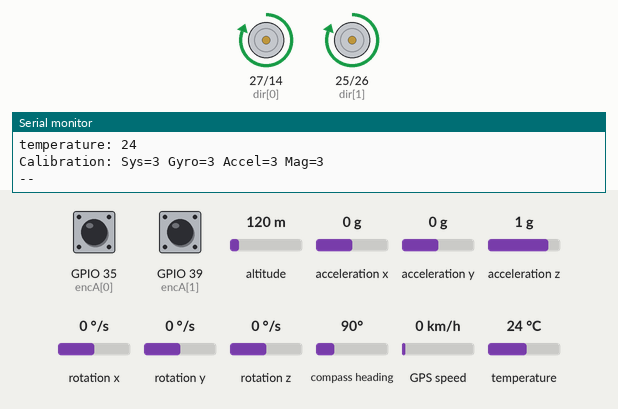
Simulated run of this sketch. Board: ESP32. Parts: direction and speed pins drawn as motors (green arrow = direction pin HIGH = forward, orange = LOW = backward, longer = more drive), the last lines printed to the serial monitor. The test bench sets the inputs (shaded band); at power-on: compass heading 90°, GPIO 35 (encA[0]) HIGH, GPIO 39 (encA[1]) HIGH, altitude 120 m, acceleration x 0 g, acceleration y 0 g, acceleration z 1 g, rotation x 0 °/s, rotation y 0 °/s, rotation z 0 °/s, GPS speed 0 km/h, temperature 24 °C. The GPS gets a fix after 3 s at 37.7749, -122.4194 with 8 satellites.

Above: at 1.2 s.
1.3 s: compass heading set to 161°
4.5 s: compass heading set to 170°
6.0 s: compass heading set to 269°
At 6.17 s:
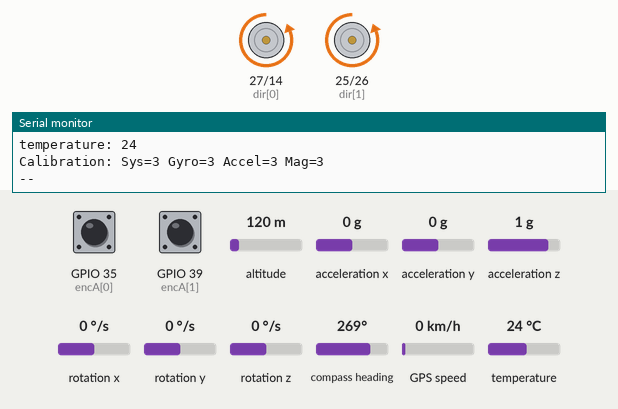
7.7 s: compass heading set to 7°
Timing chart, 0 to 10.3 s (numbered marks = the images above; inputs shaded):
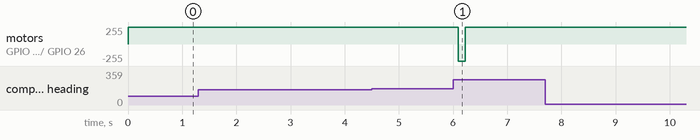

Measured:
- after the input at 6.0 s, motor on GPIO 27 (dir[0]) / GPIO 14 (pwm[0]), motor on GPIO 25 (dir[1]) / GPIO 26 (pwm[1]): forward 255/255 → backward 255/255 after 0.09 s, → forward 255/255 0.13 s later

The sketch:

GPSRUN_PID2.ino
```cpp
#include <Wire.h>
#include <Adafruit_Sensor.h>
#include <Adafruit_BNO055.h>
#include <utility/imumaths.h>
#include <TinyGPS++.h>
#include <math.h>

// PWM出力端子設定
#define pwm1 14
#define dir1 27
#define pwm2 26
#define dir2 25

// PWM出力設定（周波数と分解能はチャンネルのペアでは同じに設定する）
#define CH1 1        // PWM出力チャンネル（0,1/ 2,3/ 4,5/ 6,7/ 8,9/ 10,11 /12,13 /14,15でペア）
#define FREQ 20000   // PWM出力周波数（最大周波数 : 20kHz / 2の「bit数」乗）
#define BIT_NUM 12  // bit数（1bit〜16bit）

//MD2個使うからチャンネルも二個必要かな？1こ出善さげな感じする
#define CH2 0        // PWM出力チャンネル（0,1/ 2,3/ 4,5/ 6,7/ 8,9/ 10,11 /12,13 /14,15でペア）
#define FREQ 20000   // PWM出力周波数（最大周波数 : 20kHz / 2の「bit数」乗）
#define BIT_NUM 12  // bit数（1bit〜16bit）

#define THRESHOLD 15 //閾値の設定

//-----------------------------PID------------


// Check I2C device address and correct line below (by default address is 0x29 or 0x28)
//                                   id, address
Adafruit_BNO055 bno = Adafruit_BNO055(55, 0x28, &Wire);


// Low Pass Filter Class
template <int order> // order is 1 or 2
class LowPass
{
  private:
    float a[order];
    float b[order + 1];
    float omega0;
    float dt;
    bool adapt;
    float tn1 = 0;
    float x[order + 1]; // Raw values
    float y[order + 1]; // Filtered values

  public:
    LowPass(float f0, float fs, bool adaptive) {
      // f0: cutoff frequency (Hz)
      // fs: sample frequency (Hz)
      // adaptive: boolean flag, if set to 1, the code will automatically set
      // the sample frequency based on the time history.

      omega0 = 6.28318530718 * f0;
      dt = 1.0 / fs;
      adapt = adaptive;
      tn1 = -dt;
      for (int k = 0; k < order + 1; k++) {
        x[k] = 0;
        y[k] = 0;
      }
      setCoef();
    }

    void setCoef() {
      if (adapt) {
        float t = micros() / 1.0e6;
        dt = t - tn1;
        tn1 = t;
      }

      float alpha = omega0 * dt;
      if (order == 1) {
        a[0] = -(alpha - 2.0) / (alpha + 2.0);
        b[0] = alpha / (alpha + 2.0);
        b[1] = alpha / (alpha + 2.0);
      }
      if (order == 2) {
        float alphaSq = alpha * alpha;
        float beta[] = {1, sqrt(2), 1};
        float D = alphaSq * beta[0] + 2 * alpha * beta[1] + 4 * beta[2];
        b[0] = alphaSq / D;
        b[1] = 2 * b[0];
        b[2] = b[0];
        a[0] = -(2 * alphaSq * beta[0] - 8 * beta[2]) / D;
        a[1] = -(beta[0] * alphaSq - 2 * beta[1] * alpha + 4 * beta[2]) / D;
      }
    }

    float filt(float xn) {
      // Provide me with the current raw value: x
      // I will give you the current filtered value: y
      if (adapt) {
        setCoef(); // Update coefficients if necessary
      }
      y[0] = 0;
      x[0] = xn;
      // Compute the filtered values
      for (int k = 0; k < order; k++) {
        y[0] += a[k] * y[k + 1] + b[k] * x[k];
      }
      y[0] += b[order] * x[order];

      // Save the historical values
      for (int k = order; k > 0; k--) {
        y[k] = y[k - 1];
        x[k] = x[k - 1];
      }

      // Return the filtered value
      return y[0];
    }
};

// Filter instance
LowPass<2> lp0(3, 1e3, true);
LowPass<2> lp1(3, 1e3, true);

// ループ時間が長くなるほど測定ノイズが多くなるため、滑らかな出力のために遮断周波数を下げる必要がある　＋　PIDをチューニング
//LowPass<2> lp0(0.6, 1e3, true);
//LowPass<2> lp1(0.6, 1e3, true);

// Motor settings
#define FREQ 20000
#define BIT_NUM 12
#define PPR 244.8
#define PID_COUNT 3
#define MOTOR_COUNT 2
#define MAX_ROT_SPEED 100

// Encoder and motor settings
const int encA[MOTOR_COUNT] = {35, 39};
const int encB[MOTOR_COUNT] = {34, 36};
const int pwm[MOTOR_COUNT] = {14, 26};
const int dir[MOTOR_COUNT] = {27, 25};

// Encoder and motor global variables
long currT, prevT = 0;
int pos[PID_COUNT];
float deltaT, power, target[PID_COUNT], rpm[MOTOR_COUNT], measurement[PID_COUNT],  e[PID_COUNT],
      eprev[PID_COUNT], dedt[PID_COUNT], eintegral[PID_COUNT], u[PID_COUNT];
int prevPos[MOTOR_COUNT] = {0, 0};
volatile int pos_i[MOTOR_COUNT] = {0, 0};
float kp[PID_COUNT] = {40, 40, 1};
float ki[PID_COUNT] = {30, 30, 1};
float kd[PID_COUNT] = {1.5, 1.5, 0};

// Interrupt service routine (ISR)
template <int i>
void readEncoder() {
  // Read encoder B when ENCA rises
  bool b = digitalRead(encB[i]);
  if (b > 0) {
    // If B is high, increment backward
    pos_i[i]--;
  }
  else {
    // Otherwise, increment forward
    pos_i[i]++;
  }
}

// PID Controller
// i= 0, 1:
// Motors
// i = 2:
// Heading
float PIDController(int i, int maxVal, int minVal) {
  e[i] = target[i] - measurement[i];
  dedt[i] = (e[i] - eprev[i]) / deltaT;

  if (i == 2 && e[i] < - 180) {
    e[i] += 360;
  } else if (i == 2 && e[i] > 360) {
    e[i] -= 360;
  }

  eprev[i] = e[i];
  eintegral[i] = eintegral[i] + e[i] * deltaT;

  // Integrator anti-windup
  if (ki[i] * eintegral[i] > maxVal) {
    eintegral[i] = maxVal / ki[i];
  } else if (ki[i] * eintegral[i] < -minVal) {
    eintegral[i] = -minVal / ki[i];
  }

  // Compute the input value of actuator
  u[i] = kp[i] * e[i] + ki[i] * eintegral[i] + kd[i] * dedt[i];

  // Specific conditions
  if (i == 0 || i == 1) {
    if (abs(u[i]) <= 2048) {
      u[i] += 2048;
    } else if (u[i] > 2048) {
      u[i] = 4096;
    } else {
      u[i] = 0;
    }
  } else if (i == 2) {
    if (u[i] > maxVal) {
      u[i] = maxVal;
    } else if  (u[i] < minVal) {
      u[i] = minVal;
    }
  }
  return u[i];
}


//-----------------------------gps run--------------------
TinyGPSPlus gps;

double atan(double x);
//double atan2(double y, double x);

float gps_lat; //現在地の緯度
float gps_longt; //現在地の経度

int RX_PIN = 19;
int TX_PIN = 18;
int counter = 0;

/////////////////////////////////////////////

float equator = 6378.137;
float LatA = 35.7408;
float LongA = 139.7429;      //コーンの緯度・経度入力

//float Angle() {
//return (90 - (atan2(sin((LongA) - (gps_longt)), (cos(gps_lat) * tan(LatA) - sin(gps_lat) * cos((LongA) - (gps_longt))))));
//}

float Distance() {
  return (TinyGPSPlus::distanceBetween(gps_lat, gps_longt, LatA, LongA ) / 1000.0);
}


/////////////////////////////////////////////


/* Set the delay between fresh samples */
uint16_t BNO055_SAMPLERATE_DELAY_MS = 100;


void setup() {

  //--------------------------pid-----------------------


  Serial.begin(115200);

  while (!Serial) delay(10);  // wait for serial port to open!

  Serial.println("Orientation Sensor Test"); Serial.println("");

  /* Initialise the sensor */
  if (!bno.begin())
  {
    /* There was a problem detecting the BNO055 ... check your connections */
    Serial.print("Ooops, no BNO055 detected ... Check your wiring or I2C ADDR!");
    while (1);
  }

  //bno.setExtCrystalUse(true);

  // Set up the encoder and motor pins
  for (int i = 0; i < MOTOR_COUNT; i++) {
    pinMode(encA[i], INPUT);
    pinMode(encB[i], INPUT);
    pinMode(pwm[i], OUTPUT);
    digitalWrite(pwm[i], HIGH);
    pinMode(dir[i], OUTPUT);
    ledcSetup(i, FREQ, BIT_NUM);
    ledcAttachPin(dir[i], i);
    Serial.println("1");
  }

  // Attach the interrupt pins to encoders
  attachInterrupt(digitalPinToInterrupt(encA[0]), readEncoder<0>, RISING);
  attachInterrupt(digitalPinToInterrupt(encA[1]), readEncoder<1>, RISING);
  Serial.println("2");


  //------------------------gpsrun-----------------
  // PWM出力に使用する端子を出力設定
  //pinMode(pwm1, OUTPUT);
  //pinMode(dir1, OUTPUT);
  //pinMode(pwm2, OUTPUT);
  //pinMode(dir2, OUTPUT);

  // PWM初期設定
  //ledcSetup(CH1, FREQ, BIT_NUM);   // PWM設定（ﾁｬﾝﾈﾙ, 周波数, bit数）
  //ledcSetup(CH2, FREQ, BIT_NUM);   // PWM設定（ﾁｬﾝﾈﾙ, 周波数, bit数）
  //ledcAttachPin(dir1, CH1);
  //ledcAttachPin(dir2, CH2);

  //digitalWrite(pwm1, HIGH);
  //digitalWrite(pwm2, HIGH);

  //Serial.begin(115200);
  //Serial1.begin(9600, SERIAL_8N1, RX_PIN, TX_PIN);


  //while (!Serial) delay(10);  // wait for serial port to open!

  //Serial.println("Orientation Sensor Test"); Serial.println("");

  /* Initialise the sensor */
  //if (!bno.begin())
  //{
    /* There was a problem detecting the BNO055 ... check your connections */
    //Serial.print("Ooops, no BNO055 detected ... Check your wiring or I2C ADDR!");
    //while (1);
  //}


}

////////////////////////////////////////////


void loop() {
  //-----pid-----------------------------------------------------

  // Compute the time difference
  currT = micros();
  deltaT = ((float) (currT - prevT)) / 1.0e6;
  prevT = currT;
  Serial.println("3");

  // 地磁気センサーから読み取れる東からロボット正面方向の角度をphiとする。東から目標方向の角度をthetaとする。
  // 目標方向を0度基準にして左回りに180度、右回りに-180度）
  imu::Vector<3> magnet = bno.getVector(Adafruit_BNO055::VECTOR_MAGNETOMETER);


  //float heading = atan2(y, x) * 180.0 / M_PI;
  int phi = atan2(magnet.y(), magnet.x()) * 180.0 / M_PI;
  //int phi = atan2(y, x) * 180.0 / M_PI;
  int theta = 90 - (atan2(sin((LongA) - (gps_longt)), (cos(gps_lat) * tan(LatA) - sin(gps_lat) * cos((LongA) - (gps_longt)))));
  Serial.println("5");

  // float heading(){
  // return (atan2(y,x) * 180.0 / M_PI);
  // atan2(mag.y(), mag.x()) * 180.0 / M_PI;

  //float i = ((heading - Angle())+ M_PI/4);


  if (phi - theta > 180) { // 目標方向を0度基準にしてロボット正面方向から目標方向の偏差角度を算出する
    measurement[2] = phi - theta - 360;
  } else if(phi - theta < -180){
    measurement[2] = phi - theta + 360;
  }else{
    measurement[2] = phi - theta;
  }

  target[2] = 0; // 目標方向を0度基準にする
  Serial.println("6");

  // Set the target RPM values
  // Target値の設定について：Target値の変化が急だと、応答が振動する可能性があるため、一次ローパスフィルター（一次遅れ系）を入れた方がいい
  target[0] = PIDController(2, MAX_ROT_SPEED, -MAX_ROT_SPEED);
  target[1] = PIDController(2, MAX_ROT_SPEED, -MAX_ROT_SPEED);

  // Initialize the position variable
  for (int i = 0; i < MOTOR_COUNT; i++) {
    pos[i] = 0;
    Serial.println("7");
  }

  // Read the encoders
  noInterrupts(); // Disable interrupts temporarily while reading to avoid misreading
  for (int i = 0; i < MOTOR_COUNT; i++) {
    pos[i] = pos_i[i];
    Serial.println("8");
  }
  interrupts();
  Serial.println("9");

  // Control the motors
  for (int i = 0; i < MOTOR_COUNT; i++) {
    rpm[i] = ((pos[i] - prevPos[i]) / deltaT) / PPR * 60.0;
    prevPos[i] = pos[i];
    Serial.println("10");
    if (i == 0) { // Filter the RPM using a 2nd order low pass filter
      measurement[i] = lp0.filt(rpm[i]);
    } else {
      measurement[i] = lp1.filt(rpm[i]);
    }
    power = PIDController(i, 2048, -2048); // Evaluate the control signal and control the motors
    ledcWrite(i, power); // Input signal to motor plant
  }

  // Print the motors' filtered RPM
  Serial.print("Variable_3:");
  Serial.println(measurement[2]);

  //--------------------------------GPSRUN-------------------------
  while (Serial1.available() > 0) {
    char c = Serial1.read();
    gps.encode(c);

    if (gps.location.isUpdated()) {
      gps_lat = gps.location.lat();
      gps_longt = gps.location.lng();
      //Serial.print(millis());
      //GPSの値取得
      Serial.print("LAT:  "); Serial.println(gps_lat, 9);
      Serial.print("LONG: "); Serial.println(gps_longt, 9);

    }
  }

  //Serial.print("Direction = ");                               //目的地Aの方角(°）
  //Serial.print(Angle());
  Serial.print("deg:Distance = ");                             //目的地A迄の距離(m)
  Serial.print(Distance());
  Serial.println("m");

  //could add VECTOR_ACCELEROMETER, VECTOR_MAGNETOMETER,VECTOR_GRAVITY...
  //9軸値取得
  sensors_event_t orientationData , angVelocityData , linearAccelData, magnetometerData, accelerometerData, gravityData;
  bno.getEvent(&orientationData, Adafruit_BNO055::VECTOR_EULER);
  bno.getEvent(&angVelocityData, Adafruit_BNO055::VECTOR_GYROSCOPE);
  bno.getEvent(&linearAccelData, Adafruit_BNO055::VECTOR_LINEARACCEL);
  bno.getEvent(&magnetometerData, Adafruit_BNO055::VECTOR_MAGNETOMETER);
  bno.getEvent(&accelerometerData, Adafruit_BNO055::VECTOR_ACCELEROMETER);
  bno.getEvent(&gravityData, Adafruit_BNO055::VECTOR_GRAVITY);

  /*
    printEvent(&orientationData);
    printEvent(&angVelocityData);
    printEvent(&linearAccelData);
    printEvent(&magnetometerData);
    printEvent(&accelerometerData);
    printEvent(&gravityData);
  */
  int8_t boardTemp = bno.getTemp();
  Serial.println();
  Serial.print(F("temperature: "));
  Serial.println(boardTemp);

  uint8_t system, gyro, accel, mag = 0;
  bno.getCalibration(&system, &gyro, &accel, &mag);
  Serial.println();
  Serial.print("Calibration: Sys=");
  Serial.print(system);
  Serial.print(" Gyro=");
  Serial.print(gyro);
  Serial.print(" Accel=");
  Serial.print(accel);
  Serial.print(" Mag=");
  Serial.println(mag);

  Serial.println("--");
  delay(BNO055_SAMPLERATE_DELAY_MS);


}
```
